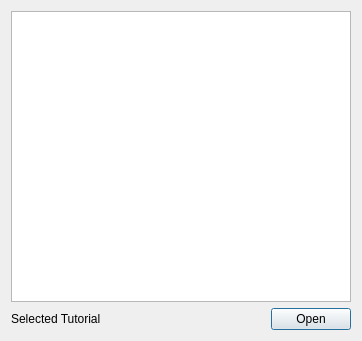
<?xml version="1.0" encoding="UTF-8"?>
<ui version="4.0">
 <class>Dialog</class>
 <widget class="QDialog" name="Dialog">
  <property name="geometry">
   <rect>
    <x>0</x>
    <y>0</y>
    <width>362</width>
    <height>341</height>
   </rect>
  </property>
  <property name="windowTitle">
   <string>Dialog</string>
  </property>
  <layout class="QVBoxLayout" name="verticalLayout">
   <item>
    <widget class="QListWidget" name="list_tutorial_videos"/>
   </item>
   <item>
    <layout class="QHBoxLayout" name="horizontalLayout_7">
     <item>
      <widget class="QLabel" name="label_tutorial_videos">
       <property name="text">
        <string>Selected Tutorial</string>
       </property>
      </widget>
     </item>
     <item>
      <spacer name="horizontalSpacer_14">
       <property name="orientation">
        <enum>Qt::Horizontal</enum>
       </property>
       <property name="sizeHint" stdset="0">
        <size>
         <width>40</width>
         <height>20</height>
        </size>
       </property>
      </spacer>
     </item>
     <item>
      <widget class="QPushButton" name="btn_tutorial_videos">
       <property name="text">
        <string>Open</string>
       </property>
      </widget>
     </item>
    </layout>
   </item>
  </layout>
 </widget>
 <resources/>
 <connections/>
</ui>
